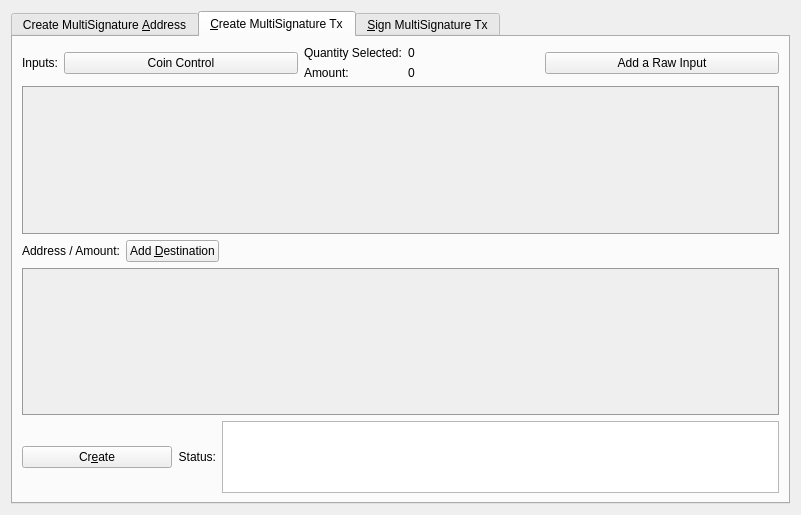
<?xml version="1.0" encoding="UTF-8"?>
<ui version="4.0">
 <class>MultisigDialog</class>
 <widget class="QDialog" name="MultisigDialog">
  <property name="geometry">
   <rect>
    <x>0</x>
    <y>0</y>
    <width>801</width>
    <height>515</height>
   </rect>
  </property>
  <property name="sizePolicy">
   <sizepolicy hsizetype="Fixed" vsizetype="Fixed">
    <horstretch>0</horstretch>
    <verstretch>0</verstretch>
   </sizepolicy>
  </property>
  <property name="windowTitle">
   <string>Multisignature Address Interactions</string>
  </property>
  <layout class="QVBoxLayout" name="verticalLayout_8">
   <item>
    <widget class="QTabWidget" name="multisigTabWidget">
     <property name="styleSheet">
      <string notr="true">QScrollArea{border: 1px solid #999999;}</string>
     </property>
     <property name="currentIndex">
      <number>1</number>
     </property>
     <widget class="QWidget" name="addMultisigTab">
      <property name="sizePolicy">
       <sizepolicy hsizetype="Minimum" vsizetype="Minimum">
        <horstretch>0</horstretch>
        <verstretch>0</verstretch>
       </sizepolicy>
      </property>
      <attribute name="title">
       <string>Create MultiSignature &amp;Address</string>
      </attribute>
      <layout class="QVBoxLayout" name="verticalLayout">
       <item>
        <layout class="QHBoxLayout" name="enterMLayout">
         <item>
          <widget class="QSpinBox" name="enterMSpinbox">
           <property name="sizePolicy">
            <sizepolicy hsizetype="Fixed" vsizetype="Fixed">
             <horstretch>0</horstretch>
             <verstretch>0</verstretch>
            </sizepolicy>
           </property>
           <property name="toolTip">
            <string>How many people must sign to verify a transaction</string>
           </property>
           <property name="minimum">
            <number>1</number>
           </property>
           <property name="maximum">
            <number>15</number>
           </property>
           <property name="value">
            <number>1</number>
           </property>
          </widget>
         </item>
         <item>
          <widget class="QLabel" name="enterMLabel">
           <property name="text">
            <string>Enter the minimum number of signatures required to sign transactions</string>
           </property>
          </widget>
         </item>
        </layout>
       </item>
       <item>
        <layout class="QHBoxLayout" name="addressLabelLayout">
         <item>
          <widget class="QLabel" name="addressLableLabel">
           <property name="text">
            <string>Address Label:</string>
           </property>
          </widget>
         </item>
         <item>
          <widget class="QLineEdit" name="multisigAddressLabel"/>
         </item>
        </layout>
       </item>
       <item>
        <layout class="QHBoxLayout" name="addAddressLayout">
         <item>
          <widget class="QPushButton" name="addAddressButton">
           <property name="toolTip">
            <string>Add another address that could sign to verify a transaction from the multisig address.</string>
           </property>
           <property name="text">
            <string>&amp;Add Address / Key</string>
           </property>
           <property name="icon">
            <iconset resource="../putin.qrc">
             <normaloff>:/icons/add</normaloff>:/icons/add</iconset>
           </property>
           <property name="autoDefault">
            <bool>false</bool>
           </property>
          </widget>
         </item>
         <item>
          <widget class="QLabel" name="addAddressLabel">
           <property name="sizePolicy">
            <sizepolicy hsizetype="Preferred" vsizetype="Fixed">
             <horstretch>0</horstretch>
             <verstretch>0</verstretch>
            </sizepolicy>
           </property>
           <property name="text">
            <string>Local addresses or public keys that can sign:</string>
           </property>
          </widget>
         </item>
         <item>
          <spacer name="addAddressSpacer_2">
           <property name="orientation">
            <enum>Qt::Horizontal</enum>
           </property>
           <property name="sizeHint" stdset="0">
            <size>
             <width>40</width>
             <height>10</height>
            </size>
           </property>
          </spacer>
         </item>
        </layout>
       </item>
       <item>
        <widget class="QScrollArea" name="addAddressScrollArea">
         <property name="sizePolicy">
          <sizepolicy hsizetype="Preferred" vsizetype="Expanding">
           <horstretch>0</horstretch>
           <verstretch>0</verstretch>
          </sizepolicy>
         </property>
         <property name="widgetResizable">
          <bool>true</bool>
         </property>
         <widget class="QWidget" name="addAddressWidget">
          <property name="geometry">
           <rect>
            <x>0</x>
            <y>0</y>
            <width>759</width>
            <height>166</height>
           </rect>
          </property>
          <layout class="QVBoxLayout" name="verticalLayout_5">
           <item>
            <layout class="QVBoxLayout" name="addressList"/>
           </item>
           <item>
            <spacer name="verticalSpacer">
             <property name="orientation">
              <enum>Qt::Vertical</enum>
             </property>
             <property name="sizeHint" stdset="0">
              <size>
               <width>20</width>
               <height>40</height>
              </size>
             </property>
            </spacer>
           </item>
          </layout>
         </widget>
        </widget>
       </item>
       <item>
        <layout class="QHBoxLayout" name="addMultisigLayout">
         <item>
          <widget class="QPushButton" name="addMultisigButton">
           <property name="sizePolicy">
            <sizepolicy hsizetype="Preferred" vsizetype="Fixed">
             <horstretch>0</horstretch>
             <verstretch>0</verstretch>
            </sizepolicy>
           </property>
           <property name="toolTip">
            <string>Create a new multisig address</string>
           </property>
           <property name="toolTipDuration">
            <number>-3</number>
           </property>
           <property name="text">
            <string>C&amp;reate</string>
           </property>
           <property name="icon">
            <iconset resource="../putin.qrc">
             <normaloff>:/icons/filesave</normaloff>:/icons/filesave</iconset>
           </property>
           <property name="autoDefault">
            <bool>false</bool>
           </property>
          </widget>
         </item>
         <item>
          <widget class="QLabel" name="label">
           <property name="text">
            <string>Status:</string>
           </property>
          </widget>
         </item>
         <item>
          <widget class="QTextEdit" name="addMultisigStatus">
           <property name="sizePolicy">
            <sizepolicy hsizetype="Expanding" vsizetype="Fixed">
             <horstretch>0</horstretch>
             <verstretch>0</verstretch>
            </sizepolicy>
           </property>
           <property name="maximumSize">
            <size>
             <width>16777215</width>
             <height>75</height>
            </size>
           </property>
           <property name="readOnly">
            <bool>true</bool>
           </property>
           <property name="textInteractionFlags">
            <set>Qt::TextSelectableByKeyboard|Qt::TextSelectableByMouse</set>
           </property>
          </widget>
         </item>
        </layout>
       </item>
       <item>
        <widget class="QLabel" name="label_2">
         <property name="sizePolicy">
          <sizepolicy hsizetype="Preferred" vsizetype="Preferred">
           <horstretch>0</horstretch>
           <verstretch>0</verstretch>
          </sizepolicy>
         </property>
         <property name="text">
          <string>Use below to quickly import an address by its redeem. Don't forget to add a label before clicking import!
Keep in mind, the wallet will rescan the blockchain to find transactions containing the new address.
Please be patient after clicking import.</string>
         </property>
         <property name="scaledContents">
          <bool>false</bool>
         </property>
         <property name="wordWrap">
          <bool>true</bool>
         </property>
        </widget>
       </item>
       <item>
        <layout class="QHBoxLayout" name="importLayout">
         <item>
          <widget class="QPushButton" name="importAddressButton">
           <property name="sizePolicy">
            <sizepolicy hsizetype="Fixed" vsizetype="Fixed">
             <horstretch>0</horstretch>
             <verstretch>0</verstretch>
            </sizepolicy>
           </property>
           <property name="text">
            <string>&amp;Import Redeem</string>
           </property>
           <property name="icon">
            <iconset resource="../putin.qrc">
             <normaloff>:/icons/receiving_addresses</normaloff>:/icons/receiving_addresses</iconset>
           </property>
          </widget>
         </item>
         <item>
          <widget class="QLineEdit" name="importRedeem">
           <property name="sizePolicy">
            <sizepolicy hsizetype="Preferred" vsizetype="Fixed">
             <horstretch>0</horstretch>
             <verstretch>0</verstretch>
            </sizepolicy>
           </property>
          </widget>
         </item>
        </layout>
       </item>
      </layout>
     </widget>
     <widget class="QWidget" name="createTransactionTab">
      <attribute name="title">
       <string>&amp;Create MultiSignature Tx</string>
      </attribute>
      <layout class="QVBoxLayout" name="verticalLayout_3">
       <item>
        <layout class="QHBoxLayout" name="horizontalLayout_2">
         <item>
          <layout class="QVBoxLayout" name="createTxLayout">
           <item>
            <layout class="QHBoxLayout" name="addTxInputLayout">
             <item>
              <widget class="QLabel" name="addTxInputLabel">
               <property name="sizePolicy">
                <sizepolicy hsizetype="Fixed" vsizetype="Preferred">
                 <horstretch>0</horstretch>
                 <verstretch>0</verstretch>
                </sizepolicy>
               </property>
               <property name="text">
                <string>Inputs:</string>
               </property>
              </widget>
             </item>
             <item>
              <widget class="QPushButton" name="pushButtonCoinControl">
               <property name="sizePolicy">
                <sizepolicy hsizetype="Preferred" vsizetype="Fixed">
                 <horstretch>0</horstretch>
                 <verstretch>0</verstretch>
                </sizepolicy>
               </property>
               <property name="text">
                <string>Coin Control</string>
               </property>
              </widget>
             </item>
             <item>
              <layout class="QFormLayout" name="formLayout_2">
               <property name="rightMargin">
                <number>10</number>
               </property>
               <item row="0" column="0">
                <widget class="QLabel" name="labelQuantity">
                 <property name="text">
                  <string>Quantity Selected:</string>
                 </property>
                </widget>
               </item>
               <item row="0" column="1">
                <widget class="QLabel" name="labelQuantity_int">
                 <property name="text">
                  <string>0</string>
                 </property>
                </widget>
               </item>
               <item row="1" column="0">
                <widget class="QLabel" name="labelAmount">
                 <property name="text">
                  <string>Amount:</string>
                 </property>
                </widget>
               </item>
               <item row="1" column="1">
                <widget class="QLabel" name="labelAmount_int">
                 <property name="text">
                  <string>0</string>
                 </property>
                </widget>
               </item>
              </layout>
             </item>
             <item>
              <widget class="QPushButton" name="addInputButton">
               <property name="sizePolicy">
                <sizepolicy hsizetype="Preferred" vsizetype="Fixed">
                 <horstretch>0</horstretch>
                 <verstretch>0</verstretch>
                </sizepolicy>
               </property>
               <property name="toolTip">
                <string>Add an input to fund the outputs</string>
               </property>
               <property name="text">
                <string>Add a Raw Input</string>
               </property>
               <property name="icon">
                <iconset resource="../putin.qrc">
                 <normaloff>:/css/default</normaloff>:/css/default</iconset>
               </property>
              </widget>
             </item>
            </layout>
           </item>
           <item>
            <widget class="QScrollArea" name="txInputsScrollArea">
             <property name="sizePolicy">
              <sizepolicy hsizetype="Preferred" vsizetype="Expanding">
               <horstretch>0</horstretch>
               <verstretch>0</verstretch>
              </sizepolicy>
             </property>
             <property name="widgetResizable">
              <bool>true</bool>
             </property>
             <widget class="QWidget" name="txInputsWidget">
              <property name="geometry">
               <rect>
                <x>0</x>
                <y>0</y>
                <width>747</width>
                <height>131</height>
               </rect>
              </property>
              <layout class="QVBoxLayout" name="verticalLayout_7">
               <item>
                <layout class="QVBoxLayout" name="inputsList"/>
               </item>
               <item>
                <spacer name="txInputsSpacer">
                 <property name="orientation">
                  <enum>Qt::Vertical</enum>
                 </property>
                 <property name="sizeHint" stdset="0">
                  <size>
                   <width>20</width>
                   <height>80</height>
                  </size>
                 </property>
                </spacer>
               </item>
              </layout>
             </widget>
            </widget>
           </item>
           <item>
            <layout class="QHBoxLayout" name="addDestinationLayout">
             <item>
              <widget class="QLabel" name="addDestinationLabel">
               <property name="text">
                <string>Address / Amount:</string>
               </property>
              </widget>
             </item>
             <item>
              <widget class="QPushButton" name="addDestinationButton">
               <property name="sizePolicy">
                <sizepolicy hsizetype="Fixed" vsizetype="Fixed">
                 <horstretch>0</horstretch>
                 <verstretch>0</verstretch>
                </sizepolicy>
               </property>
               <property name="toolTip">
                <string>Add destinations to send XPTN to</string>
               </property>
               <property name="text">
                <string>Add &amp;Destination</string>
               </property>
               <property name="icon">
                <iconset resource="../putin.qrc">
                 <normaloff>:/icons/add</normaloff>:/icons/add</iconset>
               </property>
              </widget>
             </item>
             <item>
              <spacer name="addDestinationHorizontalSpacer">
               <property name="orientation">
                <enum>Qt::Horizontal</enum>
               </property>
               <property name="sizeHint" stdset="0">
                <size>
                 <width>40</width>
                 <height>20</height>
                </size>
               </property>
              </spacer>
             </item>
            </layout>
           </item>
           <item>
            <widget class="QScrollArea" name="destionationsScrollArea">
             <property name="sizePolicy">
              <sizepolicy hsizetype="Expanding" vsizetype="Expanding">
               <horstretch>0</horstretch>
               <verstretch>0</verstretch>
              </sizepolicy>
             </property>
             <property name="widgetResizable">
              <bool>true</bool>
             </property>
             <widget class="QWidget" name="destinationsScrollAreaContents">
              <property name="geometry">
               <rect>
                <x>0</x>
                <y>0</y>
                <width>747</width>
                <height>130</height>
               </rect>
              </property>
              <layout class="QVBoxLayout" name="verticalLayout_11">
               <item>
                <layout class="QVBoxLayout" name="destinationsList"/>
               </item>
               <item>
                <spacer name="destinationsSpacer">
                 <property name="orientation">
                  <enum>Qt::Vertical</enum>
                 </property>
                 <property name="sizeHint" stdset="0">
                  <size>
                   <width>20</width>
                   <height>20</height>
                  </size>
                 </property>
                </spacer>
               </item>
              </layout>
             </widget>
            </widget>
           </item>
           <item>
            <layout class="QHBoxLayout" name="horizontalLayout_4">
             <item>
              <widget class="QPushButton" name="createButton">
               <property name="sizePolicy">
                <sizepolicy hsizetype="Fixed" vsizetype="Fixed">
                 <horstretch>0</horstretch>
                 <verstretch>0</verstretch>
                </sizepolicy>
               </property>
               <property name="minimumSize">
                <size>
                 <width>150</width>
                 <height>0</height>
                </size>
               </property>
               <property name="toolTip">
                <string>Create a transaction object using the given inputs to the given outputs</string>
               </property>
               <property name="text">
                <string>Cr&amp;eate</string>
               </property>
               <property name="icon">
                <iconset resource="../putin.qrc">
                 <normaloff>:/icons/export</normaloff>:/icons/export</iconset>
               </property>
               <property name="autoDefault">
                <bool>false</bool>
               </property>
               <property name="default">
                <bool>true</bool>
               </property>
              </widget>
             </item>
             <item>
              <widget class="QLabel" name="createButtonLabel">
               <property name="sizePolicy">
                <sizepolicy hsizetype="Fixed" vsizetype="Preferred">
                 <horstretch>0</horstretch>
                 <verstretch>0</verstretch>
                </sizepolicy>
               </property>
               <property name="text">
                <string>Status:</string>
               </property>
               <property name="alignment">
                <set>Qt::AlignRight|Qt::AlignTrailing|Qt::AlignVCenter</set>
               </property>
              </widget>
             </item>
             <item>
              <widget class="QTextEdit" name="createButtonStatus">
               <property name="sizePolicy">
                <sizepolicy hsizetype="Expanding" vsizetype="Minimum">
                 <horstretch>0</horstretch>
                 <verstretch>0</verstretch>
                </sizepolicy>
               </property>
               <property name="maximumSize">
                <size>
                 <width>16777215</width>
                 <height>16777215</height>
                </size>
               </property>
               <property name="sizeAdjustPolicy">
                <enum>QAbstractScrollArea::AdjustToContents</enum>
               </property>
               <property name="readOnly">
                <bool>true</bool>
               </property>
              </widget>
             </item>
            </layout>
           </item>
          </layout>
         </item>
         <item>
          <layout class="QHBoxLayout" name="horizontalLayout_3"/>
         </item>
        </layout>
       </item>
      </layout>
     </widget>
     <widget class="QWidget" name="signMultisigTransaction">
      <property name="styleSheet">
       <string notr="true">txScrollArea:{
	border: 1px solid #999999;
}
keyScrollArea:{
	border: 1px solid #999999;
}
txScrollArea:{
	border: 1px solid #999999;
}</string>
      </property>
      <attribute name="title">
       <string>&amp;Sign MultiSignature Tx</string>
      </attribute>
      <layout class="QVBoxLayout" name="verticalLayout_4">
       <item>
        <layout class="QHBoxLayout" name="transactionHexLayout">
         <item>
          <widget class="QLabel" name="transactionHexLabel">
           <property name="text">
            <string>Transaction Hex:</string>
           </property>
          </widget>
         </item>
         <item>
          <widget class="QLineEdit" name="transactionHex">
           <property name="toolTip">
            <string/>
           </property>
          </widget>
         </item>
        </layout>
       </item>
       <item>
        <layout class="QHBoxLayout" name="horizontalLayout">
         <item>
          <layout class="QVBoxLayout" name="verticalLayout_2">
           <item>
            <layout class="QHBoxLayout" name="horizontalLayout_7">
             <item>
              <widget class="QPushButton" name="signButton">
               <property name="sizePolicy">
                <sizepolicy hsizetype="Preferred" vsizetype="Fixed">
                 <horstretch>0</horstretch>
                 <verstretch>0</verstretch>
                </sizepolicy>
               </property>
               <property name="minimumSize">
                <size>
                 <width>150</width>
                 <height>0</height>
                </size>
               </property>
               <property name="toolTip">
                <string>Sign the transaction from this wallet or from provided private keys</string>
               </property>
               <property name="text">
                <string>S&amp;ign</string>
               </property>
               <property name="icon">
                <iconset resource="../putin.qrc">
                 <normaloff>:/icons/edit</normaloff>:/icons/edit</iconset>
               </property>
               <property name="autoDefault">
                <bool>false</bool>
               </property>
               <property name="default">
                <bool>true</bool>
               </property>
              </widget>
             </item>
             <item>
              <widget class="QPushButton" name="commitButton">
               <property name="enabled">
                <bool>false</bool>
               </property>
               <property name="sizePolicy">
                <sizepolicy hsizetype="Preferred" vsizetype="Fixed">
                 <horstretch>0</horstretch>
                 <verstretch>0</verstretch>
                </sizepolicy>
               </property>
               <property name="toolTip">
                <string>&lt;html&gt;&lt;head/&gt;&lt;body&gt;&lt;p&gt;DISABLED until transaction has been signed enough times.&lt;/p&gt;&lt;/body&gt;&lt;/html&gt;</string>
               </property>
               <property name="autoFillBackground">
                <bool>false</bool>
               </property>
               <property name="text">
                <string>Co&amp;mmit</string>
               </property>
               <property name="icon">
                <iconset resource="../putin.qrc">
                 <normaloff>:/icons/send</normaloff>:/icons/send</iconset>
               </property>
               <property name="autoDefault">
                <bool>true</bool>
               </property>
              </widget>
             </item>
             <item>
              <layout class="QHBoxLayout" name="addPrivKeyLayout">
               <item>
                <widget class="QPushButton" name="addPrivKeyButton">
                 <property name="sizePolicy">
                  <sizepolicy hsizetype="Fixed" vsizetype="Fixed">
                   <horstretch>0</horstretch>
                   <verstretch>0</verstretch>
                  </sizepolicy>
                 </property>
                 <property name="toolTip">
                  <string>Add private keys to sign the transaction with</string>
                 </property>
                 <property name="text">
                  <string>Add Private &amp;Key</string>
                 </property>
                 <property name="icon">
                  <iconset resource="../putin.qrc">
                   <normaloff>:/icons/add</normaloff>:/icons/add</iconset>
                 </property>
                </widget>
               </item>
               <item>
                <widget class="QLabel" name="addPrivKeyLabel">
                 <property name="text">
                  <string>Sign with only private keys (Not Recommened)</string>
                 </property>
                </widget>
               </item>
              </layout>
             </item>
            </layout>
           </item>
           <item>
            <layout class="QHBoxLayout" name="horizontalLayout_5">
             <item>
              <widget class="QLabel" name="signButtonStatusLabel">
               <property name="text">
                <string>Status:</string>
               </property>
              </widget>
             </item>
             <item>
              <widget class="QTextEdit" name="signButtonStatus">
               <property name="sizePolicy">
                <sizepolicy hsizetype="Expanding" vsizetype="Preferred">
                 <horstretch>0</horstretch>
                 <verstretch>0</verstretch>
                </sizepolicy>
               </property>
               <property name="maximumSize">
                <size>
                 <width>16777215</width>
                 <height>16777215</height>
                </size>
               </property>
               <property name="verticalScrollBarPolicy">
                <enum>Qt::ScrollBarAsNeeded</enum>
               </property>
               <property name="readOnly">
                <bool>true</bool>
               </property>
               <property name="textInteractionFlags">
                <set>Qt::TextSelectableByKeyboard|Qt::TextSelectableByMouse</set>
               </property>
              </widget>
             </item>
            </layout>
           </item>
           <item>
            <widget class="QScrollArea" name="keyScrollArea">
             <property name="sizePolicy">
              <sizepolicy hsizetype="Expanding" vsizetype="Expanding">
               <horstretch>0</horstretch>
               <verstretch>0</verstretch>
              </sizepolicy>
             </property>
             <property name="sizeAdjustPolicy">
              <enum>QAbstractScrollArea::AdjustToContents</enum>
             </property>
             <property name="widgetResizable">
              <bool>true</bool>
             </property>
             <widget class="QWidget" name="keyScrollAreaContents">
              <property name="geometry">
               <rect>
                <x>0</x>
                <y>0</y>
                <width>755</width>
                <height>168</height>
               </rect>
              </property>
              <layout class="QVBoxLayout" name="verticalLayout_9">
               <item>
                <layout class="QVBoxLayout" name="keyList"/>
               </item>
               <item>
                <spacer name="keySpacer">
                 <property name="orientation">
                  <enum>Qt::Vertical</enum>
                 </property>
                 <property name="sizeHint" stdset="0">
                  <size>
                   <width>20</width>
                   <height>20</height>
                  </size>
                 </property>
                </spacer>
               </item>
              </layout>
             </widget>
            </widget>
           </item>
          </layout>
         </item>
        </layout>
       </item>
      </layout>
     </widget>
    </widget>
   </item>
  </layout>
 </widget>
 <resources>
  <include location="../putin.qrc"/>
 </resources>
 <connections/>
</ui>
